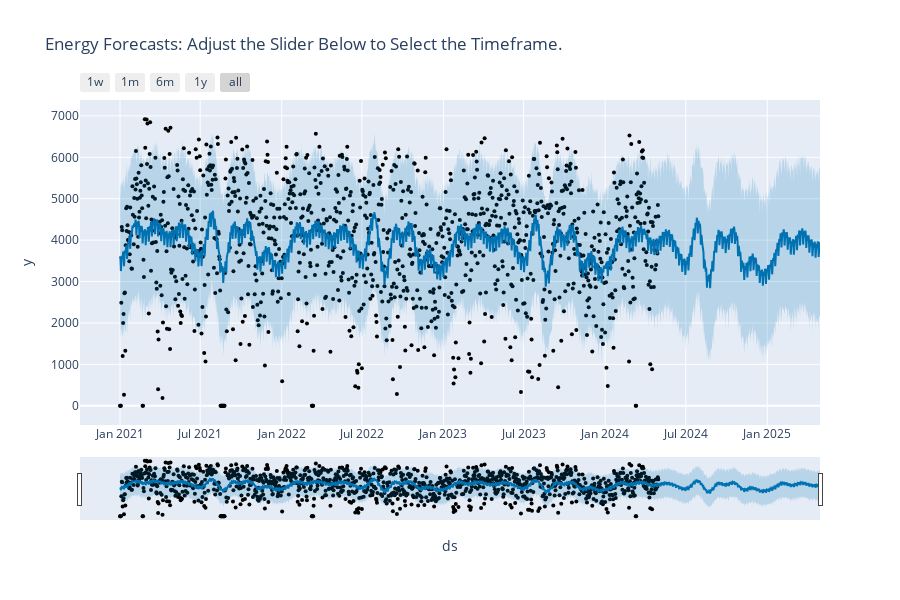

Notebook code cell kept with this figure:
### Code cell
# Plot the forecast with Plotly
fig = plot_plotly(m, forecast)

# Update the layout to add a title
fig.update_layout(title='Energy Forecasts: Adjust the Slider Below to Select the Timeframe.')

# Show the plot
fig.show()

### Figure 1 — Plotly figure (JSON) as saved in the notebook; plotly's stock layout.template omitted (floating-point values rounded to 4 significant figures; data arrays with more than 128 entries replaced by an {"elided": "..."} marker saying what was removed)
{"data": [{"marker": {"color": "black", "size": 4}, "mode": "markers", "name": "Actual", "type": "scatter", "x": {"elided": "1193 str values"}, "y": {"elided": "1193 float values"}}, {"hoverinfo": "skip", "line": {"width": 0}, "mode": "lines", "type": "scatter", "x": {"elided": "1558 str values"}, "y": {"elided": "1558 float values"}}, {"fill": "tonexty", "fillcolor": "rgba(0, 114, 178, 0.2)", "line": {"color": "#0072B2", "width": 2}, "mode": "lines", "name": "Predicted", "type": "scatter", "x": {"elided": "1558 str values"}, "y": {"elided": "1558 float values"}}, {"fill": "tonexty", "fillcolor": "rgba(0, 114, 178, 0.2)", "hoverinfo": "skip", "line": {"width": 0}, "mode": "lines", "type": "scatter", "x": {"elided": "1558 str values"}, "y": {"elided": "1558 float values"}}], "layout": {"height": 600, "showlegend": false, "title": {"text": "Energy Forecasts: Adjust the Slider Below to Select the Timeframe."}, "width": 900, "xaxis": {"rangeselector": {"buttons": [{"count": 7, "label": "1w", "step": "day", "stepmode": "backward"}, {"count": 1, "label": "1m", "step": "month", "stepmode": "backward"}, {"count": 6, "label": "6m", "step": "month", "stepmode": "backward"}, {"count": 1, "label": "1y", "step": "year", "stepmode": "backward"}, {"step": "all"}]}, "rangeslider": {"visible": true}, "title": {"text": "ds"}, "type": "date"}, "yaxis": {"title": {"text": "y"}}}}
